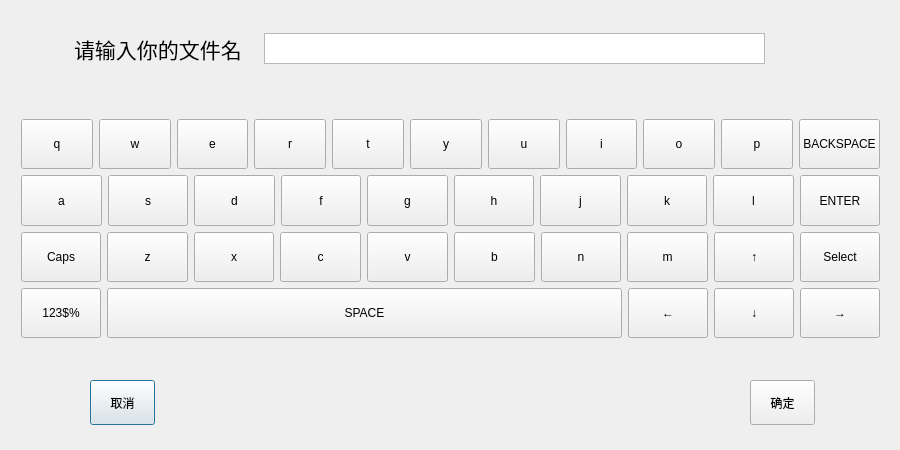
<?xml version="1.0" encoding="UTF-8"?>
<ui version="4.0">
 <class>VirtualKeyboard</class>
 <widget class="QDialog" name="VirtualKeyboard">
  <property name="geometry">
   <rect>
    <x>0</x>
    <y>0</y>
    <width>900</width>
    <height>450</height>
   </rect>
  </property>
  <property name="sizePolicy">
   <sizepolicy hsizetype="Expanding" vsizetype="Minimum">
    <horstretch>0</horstretch>
    <verstretch>0</verstretch>
   </sizepolicy>
  </property>
  <property name="windowTitle">
   <string>VirtualKeyboard</string>
  </property>
  <widget class="QWidget" name="layoutWidget">
   <property name="geometry">
    <rect>
     <x>10</x>
     <y>108</y>
     <width>881</width>
     <height>241</height>
    </rect>
   </property>
   <property name="focusPolicy">
    <enum>Qt::NoFocus</enum>
   </property>
   <layout class="QVBoxLayout" name="verticalLayout">
    <item>
     <layout class="QHBoxLayout" name="horizontalLayout">
      <item>
       <widget class="QPushButton" name="pushButton_1">
        <property name="sizePolicy">
         <sizepolicy hsizetype="Ignored" vsizetype="Expanding">
          <horstretch>70</horstretch>
          <verstretch>55</verstretch>
         </sizepolicy>
        </property>
        <property name="focusPolicy">
         <enum>Qt::NoFocus</enum>
        </property>
        <property name="text">
         <string>q</string>
        </property>
       </widget>
      </item>
      <item>
       <widget class="QPushButton" name="pushButton_2">
        <property name="sizePolicy">
         <sizepolicy hsizetype="Ignored" vsizetype="Expanding">
          <horstretch>70</horstretch>
          <verstretch>55</verstretch>
         </sizepolicy>
        </property>
        <property name="focusPolicy">
         <enum>Qt::NoFocus</enum>
        </property>
        <property name="text">
         <string>w</string>
        </property>
       </widget>
      </item>
      <item>
       <widget class="QPushButton" name="pushButton_3">
        <property name="sizePolicy">
         <sizepolicy hsizetype="Ignored" vsizetype="Expanding">
          <horstretch>70</horstretch>
          <verstretch>55</verstretch>
         </sizepolicy>
        </property>
        <property name="focusPolicy">
         <enum>Qt::NoFocus</enum>
        </property>
        <property name="text">
         <string>e</string>
        </property>
       </widget>
      </item>
      <item>
       <widget class="QPushButton" name="pushButton_4">
        <property name="sizePolicy">
         <sizepolicy hsizetype="Ignored" vsizetype="Expanding">
          <horstretch>70</horstretch>
          <verstretch>55</verstretch>
         </sizepolicy>
        </property>
        <property name="focusPolicy">
         <enum>Qt::NoFocus</enum>
        </property>
        <property name="text">
         <string>r</string>
        </property>
       </widget>
      </item>
      <item>
       <widget class="QPushButton" name="pushButton_5">
        <property name="sizePolicy">
         <sizepolicy hsizetype="Ignored" vsizetype="Expanding">
          <horstretch>70</horstretch>
          <verstretch>55</verstretch>
         </sizepolicy>
        </property>
        <property name="focusPolicy">
         <enum>Qt::NoFocus</enum>
        </property>
        <property name="text">
         <string>t</string>
        </property>
       </widget>
      </item>
      <item>
       <widget class="QPushButton" name="pushButton_6">
        <property name="sizePolicy">
         <sizepolicy hsizetype="Ignored" vsizetype="Expanding">
          <horstretch>70</horstretch>
          <verstretch>55</verstretch>
         </sizepolicy>
        </property>
        <property name="focusPolicy">
         <enum>Qt::NoFocus</enum>
        </property>
        <property name="text">
         <string>y</string>
        </property>
       </widget>
      </item>
      <item>
       <widget class="QPushButton" name="pushButton_7">
        <property name="sizePolicy">
         <sizepolicy hsizetype="Ignored" vsizetype="Expanding">
          <horstretch>70</horstretch>
          <verstretch>55</verstretch>
         </sizepolicy>
        </property>
        <property name="focusPolicy">
         <enum>Qt::NoFocus</enum>
        </property>
        <property name="text">
         <string>u</string>
        </property>
       </widget>
      </item>
      <item>
       <widget class="QPushButton" name="pushButton_8">
        <property name="sizePolicy">
         <sizepolicy hsizetype="Ignored" vsizetype="Expanding">
          <horstretch>70</horstretch>
          <verstretch>55</verstretch>
         </sizepolicy>
        </property>
        <property name="focusPolicy">
         <enum>Qt::NoFocus</enum>
        </property>
        <property name="text">
         <string>i</string>
        </property>
       </widget>
      </item>
      <item>
       <widget class="QPushButton" name="pushButton_9">
        <property name="sizePolicy">
         <sizepolicy hsizetype="Ignored" vsizetype="Expanding">
          <horstretch>70</horstretch>
          <verstretch>55</verstretch>
         </sizepolicy>
        </property>
        <property name="focusPolicy">
         <enum>Qt::NoFocus</enum>
        </property>
        <property name="text">
         <string>o</string>
        </property>
       </widget>
      </item>
      <item>
       <widget class="QPushButton" name="pushButton_10">
        <property name="sizePolicy">
         <sizepolicy hsizetype="Ignored" vsizetype="Expanding">
          <horstretch>70</horstretch>
          <verstretch>55</verstretch>
         </sizepolicy>
        </property>
        <property name="focusPolicy">
         <enum>Qt::NoFocus</enum>
        </property>
        <property name="text">
         <string>p</string>
        </property>
       </widget>
      </item>
      <item>
       <widget class="QPushButton" name="pushButton_50">
        <property name="sizePolicy">
         <sizepolicy hsizetype="Fixed" vsizetype="Expanding">
          <horstretch>70</horstretch>
          <verstretch>55</verstretch>
         </sizepolicy>
        </property>
        <property name="focusPolicy">
         <enum>Qt::NoFocus</enum>
        </property>
        <property name="text">
         <string>BACKSPACE</string>
        </property>
       </widget>
      </item>
     </layout>
    </item>
    <item>
     <layout class="QHBoxLayout" name="horizontalLayout_5">
      <item>
       <widget class="QPushButton" name="pushButton_41">
        <property name="sizePolicy">
         <sizepolicy hsizetype="Ignored" vsizetype="Expanding">
          <horstretch>70</horstretch>
          <verstretch>55</verstretch>
         </sizepolicy>
        </property>
        <property name="focusPolicy">
         <enum>Qt::NoFocus</enum>
        </property>
        <property name="text">
         <string>a</string>
        </property>
       </widget>
      </item>
      <item>
       <widget class="QPushButton" name="pushButton_42">
        <property name="sizePolicy">
         <sizepolicy hsizetype="Ignored" vsizetype="Expanding">
          <horstretch>70</horstretch>
          <verstretch>55</verstretch>
         </sizepolicy>
        </property>
        <property name="focusPolicy">
         <enum>Qt::NoFocus</enum>
        </property>
        <property name="text">
         <string>s</string>
        </property>
       </widget>
      </item>
      <item>
       <widget class="QPushButton" name="pushButton_43">
        <property name="sizePolicy">
         <sizepolicy hsizetype="Ignored" vsizetype="Expanding">
          <horstretch>70</horstretch>
          <verstretch>55</verstretch>
         </sizepolicy>
        </property>
        <property name="focusPolicy">
         <enum>Qt::NoFocus</enum>
        </property>
        <property name="text">
         <string>d</string>
        </property>
       </widget>
      </item>
      <item>
       <widget class="QPushButton" name="pushButton_44">
        <property name="sizePolicy">
         <sizepolicy hsizetype="Ignored" vsizetype="Expanding">
          <horstretch>70</horstretch>
          <verstretch>55</verstretch>
         </sizepolicy>
        </property>
        <property name="focusPolicy">
         <enum>Qt::NoFocus</enum>
        </property>
        <property name="text">
         <string>f</string>
        </property>
       </widget>
      </item>
      <item>
       <widget class="QPushButton" name="pushButton_45">
        <property name="sizePolicy">
         <sizepolicy hsizetype="Ignored" vsizetype="Expanding">
          <horstretch>70</horstretch>
          <verstretch>55</verstretch>
         </sizepolicy>
        </property>
        <property name="focusPolicy">
         <enum>Qt::NoFocus</enum>
        </property>
        <property name="text">
         <string>g</string>
        </property>
       </widget>
      </item>
      <item>
       <widget class="QPushButton" name="pushButton_46">
        <property name="sizePolicy">
         <sizepolicy hsizetype="Ignored" vsizetype="Expanding">
          <horstretch>70</horstretch>
          <verstretch>55</verstretch>
         </sizepolicy>
        </property>
        <property name="focusPolicy">
         <enum>Qt::NoFocus</enum>
        </property>
        <property name="text">
         <string>h</string>
        </property>
       </widget>
      </item>
      <item>
       <widget class="QPushButton" name="pushButton_47">
        <property name="sizePolicy">
         <sizepolicy hsizetype="Ignored" vsizetype="Expanding">
          <horstretch>70</horstretch>
          <verstretch>55</verstretch>
         </sizepolicy>
        </property>
        <property name="focusPolicy">
         <enum>Qt::NoFocus</enum>
        </property>
        <property name="text">
         <string>j</string>
        </property>
       </widget>
      </item>
      <item>
       <widget class="QPushButton" name="pushButton_48">
        <property name="sizePolicy">
         <sizepolicy hsizetype="Ignored" vsizetype="Expanding">
          <horstretch>70</horstretch>
          <verstretch>55</verstretch>
         </sizepolicy>
        </property>
        <property name="focusPolicy">
         <enum>Qt::NoFocus</enum>
        </property>
        <property name="text">
         <string>k</string>
        </property>
       </widget>
      </item>
      <item>
       <widget class="QPushButton" name="pushButton_49">
        <property name="sizePolicy">
         <sizepolicy hsizetype="Ignored" vsizetype="Expanding">
          <horstretch>70</horstretch>
          <verstretch>55</verstretch>
         </sizepolicy>
        </property>
        <property name="focusPolicy">
         <enum>Qt::NoFocus</enum>
        </property>
        <property name="text">
         <string>l</string>
        </property>
       </widget>
      </item>
      <item>
       <widget class="QPushButton" name="pushButton_60">
        <property name="sizePolicy">
         <sizepolicy hsizetype="Fixed" vsizetype="Expanding">
          <horstretch>70</horstretch>
          <verstretch>55</verstretch>
         </sizepolicy>
        </property>
        <property name="focusPolicy">
         <enum>Qt::NoFocus</enum>
        </property>
        <property name="text">
         <string>ENTER</string>
        </property>
       </widget>
      </item>
     </layout>
    </item>
    <item>
     <layout class="QHBoxLayout" name="horizontalLayout_6">
      <item>
       <widget class="QPushButton" name="pushButton_51">
        <property name="sizePolicy">
         <sizepolicy hsizetype="Fixed" vsizetype="Expanding">
          <horstretch>70</horstretch>
          <verstretch>55</verstretch>
         </sizepolicy>
        </property>
        <property name="focusPolicy">
         <enum>Qt::NoFocus</enum>
        </property>
        <property name="text">
         <string>Caps</string>
        </property>
        <property name="checkable">
         <bool>true</bool>
        </property>
       </widget>
      </item>
      <item>
       <widget class="QPushButton" name="pushButton_52">
        <property name="sizePolicy">
         <sizepolicy hsizetype="Ignored" vsizetype="Expanding">
          <horstretch>70</horstretch>
          <verstretch>55</verstretch>
         </sizepolicy>
        </property>
        <property name="focusPolicy">
         <enum>Qt::NoFocus</enum>
        </property>
        <property name="text">
         <string>z</string>
        </property>
       </widget>
      </item>
      <item>
       <widget class="QPushButton" name="pushButton_53">
        <property name="sizePolicy">
         <sizepolicy hsizetype="Ignored" vsizetype="Expanding">
          <horstretch>70</horstretch>
          <verstretch>55</verstretch>
         </sizepolicy>
        </property>
        <property name="focusPolicy">
         <enum>Qt::NoFocus</enum>
        </property>
        <property name="text">
         <string>x</string>
        </property>
       </widget>
      </item>
      <item>
       <widget class="QPushButton" name="pushButton_54">
        <property name="sizePolicy">
         <sizepolicy hsizetype="Ignored" vsizetype="Expanding">
          <horstretch>70</horstretch>
          <verstretch>55</verstretch>
         </sizepolicy>
        </property>
        <property name="focusPolicy">
         <enum>Qt::NoFocus</enum>
        </property>
        <property name="text">
         <string>c</string>
        </property>
       </widget>
      </item>
      <item>
       <widget class="QPushButton" name="pushButton_55">
        <property name="sizePolicy">
         <sizepolicy hsizetype="Ignored" vsizetype="Expanding">
          <horstretch>70</horstretch>
          <verstretch>55</verstretch>
         </sizepolicy>
        </property>
        <property name="focusPolicy">
         <enum>Qt::NoFocus</enum>
        </property>
        <property name="text">
         <string>v</string>
        </property>
       </widget>
      </item>
      <item>
       <widget class="QPushButton" name="pushButton_56">
        <property name="sizePolicy">
         <sizepolicy hsizetype="Ignored" vsizetype="Expanding">
          <horstretch>70</horstretch>
          <verstretch>55</verstretch>
         </sizepolicy>
        </property>
        <property name="focusPolicy">
         <enum>Qt::NoFocus</enum>
        </property>
        <property name="text">
         <string>b</string>
        </property>
       </widget>
      </item>
      <item>
       <widget class="QPushButton" name="pushButton_57">
        <property name="sizePolicy">
         <sizepolicy hsizetype="Ignored" vsizetype="Expanding">
          <horstretch>70</horstretch>
          <verstretch>55</verstretch>
         </sizepolicy>
        </property>
        <property name="focusPolicy">
         <enum>Qt::NoFocus</enum>
        </property>
        <property name="text">
         <string>n</string>
        </property>
       </widget>
      </item>
      <item>
       <widget class="QPushButton" name="pushButton_58">
        <property name="sizePolicy">
         <sizepolicy hsizetype="Ignored" vsizetype="Expanding">
          <horstretch>70</horstretch>
          <verstretch>55</verstretch>
         </sizepolicy>
        </property>
        <property name="focusPolicy">
         <enum>Qt::NoFocus</enum>
        </property>
        <property name="text">
         <string>m</string>
        </property>
       </widget>
      </item>
      <item>
       <widget class="QPushButton" name="pushButton_63">
        <property name="sizePolicy">
         <sizepolicy hsizetype="Fixed" vsizetype="Expanding">
          <horstretch>70</horstretch>
          <verstretch>55</verstretch>
         </sizepolicy>
        </property>
        <property name="focusPolicy">
         <enum>Qt::NoFocus</enum>
        </property>
        <property name="text">
         <string>↑</string>
        </property>
       </widget>
      </item>
      <item>
       <widget class="QPushButton" name="pushButton_64">
        <property name="sizePolicy">
         <sizepolicy hsizetype="Fixed" vsizetype="Expanding">
          <horstretch>70</horstretch>
          <verstretch>55</verstretch>
         </sizepolicy>
        </property>
        <property name="focusPolicy">
         <enum>Qt::NoFocus</enum>
        </property>
        <property name="text">
         <string>Select</string>
        </property>
        <property name="checkable">
         <bool>true</bool>
        </property>
       </widget>
      </item>
     </layout>
    </item>
    <item>
     <layout class="QHBoxLayout" name="horizontalLayout_7">
      <item>
       <widget class="QPushButton" name="pushButton_61">
        <property name="sizePolicy">
         <sizepolicy hsizetype="Fixed" vsizetype="Expanding">
          <horstretch>70</horstretch>
          <verstretch>55</verstretch>
         </sizepolicy>
        </property>
        <property name="focusPolicy">
         <enum>Qt::NoFocus</enum>
        </property>
        <property name="text">
         <string>123$%</string>
        </property>
        <property name="checkable">
         <bool>true</bool>
        </property>
        <property name="checked">
         <bool>false</bool>
        </property>
       </widget>
      </item>
      <item>
       <widget class="QPushButton" name="pushButton_67">
        <property name="sizePolicy">
         <sizepolicy hsizetype="Expanding" vsizetype="Expanding">
          <horstretch>70</horstretch>
          <verstretch>55</verstretch>
         </sizepolicy>
        </property>
        <property name="focusPolicy">
         <enum>Qt::NoFocus</enum>
        </property>
        <property name="text">
         <string>SPACE</string>
        </property>
       </widget>
      </item>
      <item>
       <widget class="QPushButton" name="pushButton_62">
        <property name="sizePolicy">
         <sizepolicy hsizetype="Fixed" vsizetype="Expanding">
          <horstretch>70</horstretch>
          <verstretch>55</verstretch>
         </sizepolicy>
        </property>
        <property name="focusPolicy">
         <enum>Qt::NoFocus</enum>
        </property>
        <property name="text">
         <string>←</string>
        </property>
       </widget>
      </item>
      <item>
       <widget class="QPushButton" name="pushButton_69">
        <property name="sizePolicy">
         <sizepolicy hsizetype="Fixed" vsizetype="Expanding">
          <horstretch>70</horstretch>
          <verstretch>55</verstretch>
         </sizepolicy>
        </property>
        <property name="focusPolicy">
         <enum>Qt::NoFocus</enum>
        </property>
        <property name="text">
         <string>↓</string>
        </property>
       </widget>
      </item>
      <item>
       <widget class="QPushButton" name="pushButton_70">
        <property name="sizePolicy">
         <sizepolicy hsizetype="Fixed" vsizetype="Expanding">
          <horstretch>70</horstretch>
          <verstretch>55</verstretch>
         </sizepolicy>
        </property>
        <property name="focusPolicy">
         <enum>Qt::NoFocus</enum>
        </property>
        <property name="text">
         <string>→</string>
        </property>
        <property name="checkable">
         <bool>false</bool>
        </property>
       </widget>
      </item>
     </layout>
    </item>
   </layout>
  </widget>
  <widget class="QLabel" name="project_sub_title">
   <property name="geometry">
    <rect>
     <x>74</x>
     <y>33</y>
     <width>180</width>
     <height>31</height>
    </rect>
   </property>
   <property name="font">
    <font>
     <pointsize>16</pointsize>
     <weight>50</weight>
     <italic>false</italic>
     <bold>false</bold>
    </font>
   </property>
   <property name="text">
    <string>请输入你的文件名</string>
   </property>
  </widget>
  <widget class="QTextEdit" name="project_name">
   <property name="geometry">
    <rect>
     <x>264</x>
     <y>33</y>
     <width>501</width>
     <height>31</height>
    </rect>
   </property>
  </widget>
  <widget class="QPushButton" name="cancel_button">
   <property name="geometry">
    <rect>
     <x>90</x>
     <y>380</y>
     <width>65</width>
     <height>45</height>
    </rect>
   </property>
   <property name="text">
    <string>取消</string>
   </property>
  </widget>
  <widget class="QPushButton" name="ok_button">
   <property name="geometry">
    <rect>
     <x>750</x>
     <y>380</y>
     <width>65</width>
     <height>45</height>
    </rect>
   </property>
   <property name="text">
    <string>确定</string>
   </property>
  </widget>
 </widget>
 <layoutdefault spacing="6" margin="11"/>
 <resources/>
 <connections/>
</ui>
